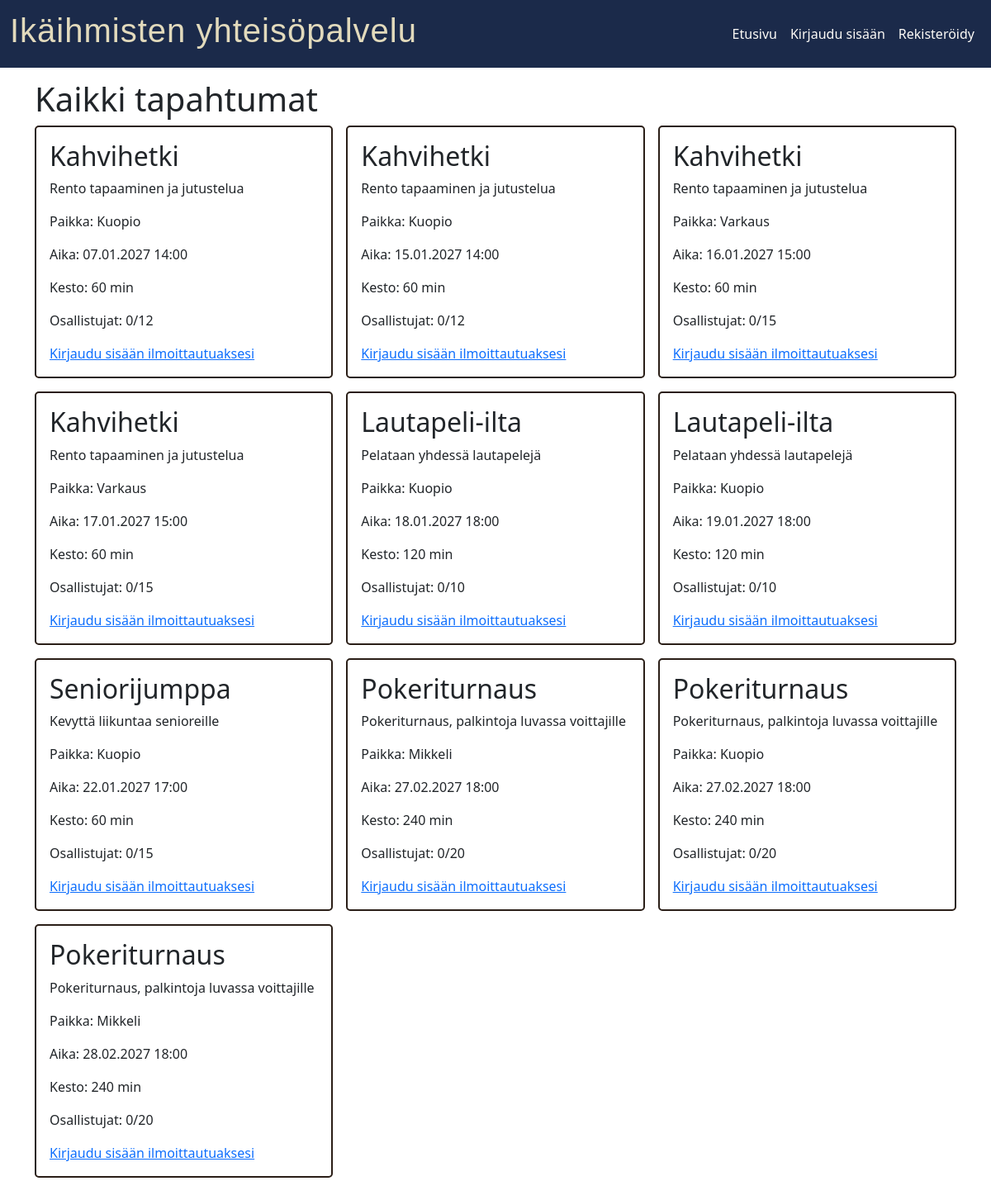
/events.php, run on an earlier commit of the app's database.
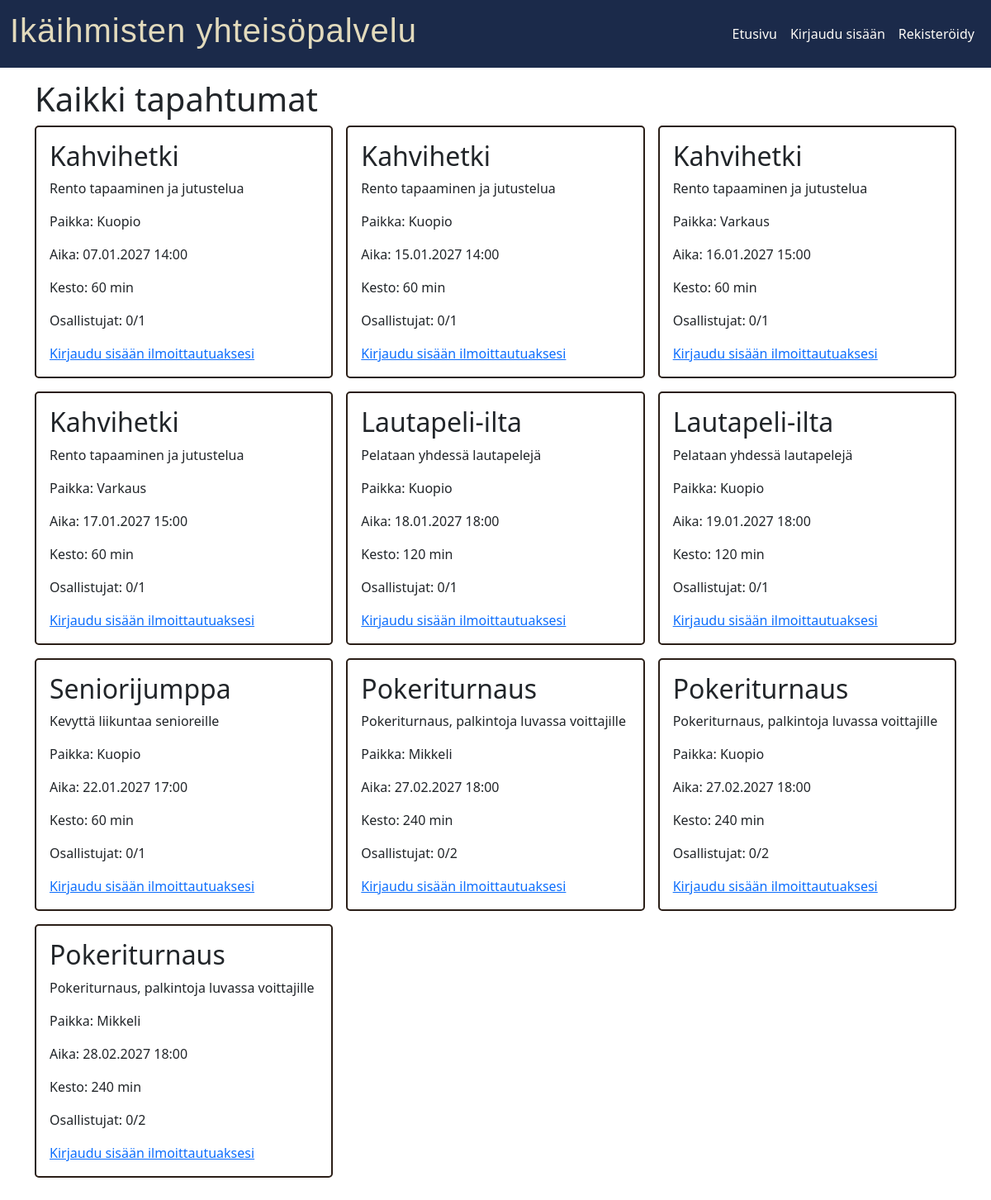
And on a later commit of the database.
### tables this page shows
CREATE TABLE `events` (
  `event_id` int NOT NULL,
  `title` varchar(100) NOT NULL,
  `description` text,
  `city` varchar(100) NOT NULL,
  `event_date` datetime NOT NULL,
  `duration_minutes` int NOT NULL,
  `max_participants` int NOT NULL
);

### src/events.php (the view, shortened to what this page needs)
<?php
$isLoggedIn = isset($_SESSION['user_id']);
$pdo = databaseConnection();
$currentUserId = $isLoggedIn ? (int) $_SESSION['user_id'] : 0;
$statement = $pdo->prepare(
    'SELECT e.event_id, e.title, e.description, e.city, e.event_date,
            e.duration_minutes, e.max_participants,
            COUNT(r.registration_id) AS participant_count,
            MAX(CASE WHEN r.user_id = :user_id THEN 1 ELSE 0 END) AS is_registered
    FROM events e
    LEFT JOIN registrations r ON r.event_id = e.event_id
    WHERE e.event_date >= NOW()
    GROUP BY e.event_id, e.title, e.description, e.city, e.event_date,
             e.duration_minutes, e.max_participants
    ORDER BY e.event_date ASC'
);
$statement->execute(['user_id' => $currentUserId]);
$events = $statement->fetchAll();
?>
<!DOCTYPE html>
<html lang="fi">
    <head>
        <link href="https://cdn.jsdelivr.net/npm/bootstrap@5.3.8/dist/css/bootstrap.min.css" rel="stylesheet">
        <link rel="stylesheet" href="css/styles.css">
    </head>
    <body>
        <nav class="navbar navbar-expand-lg fixed-top">
            <div class="container-fluid">
                <a class="navbar-brand">
                    <h1>Ikäihmisten yhteisöpalvelu</h1>
                </a>
                <div class="collapse navbar-collapse" id="collapsibleNavbar">
                    <ul class="navbar-nav ms-auto align-items-lg-center text-center">
                        <li class="nav-item"><a class="nav-link" href="index.php">Etusivu</a></li>
                        <?php if ($isLoggedIn): ?>
                            <li class="nav-item"><a class="nav-link" href="my_events.php">Omat tapahtumat</a></li>
                            <li class="nav-item">
                                <form action="logout.php" method="post">
                                    <button type="submit" class="nav-link border-0 bg-transparent">Kirjaudu ulos</button>
                                </form>
                            </li>
                        <?php else: ?>
                            <li class="nav-item"><a class="nav-link" href="login.php">Kirjaudu sisään</a></li>
                            <li class="nav-item"><a class="nav-link" href="register.php">Rekisteröidy</a></li>
                        <?php endif; ?>
                    </ul>
                </div>
            </div>
        </nav>
        <main class="container mt-5 py-5">
            <h1>Kaikki tapahtumat</h1>
            <?php if ($events === []): ?>
                <p>Tapahtumia ei löytynyt.</p>
            <?php else: ?>
                <div class="row g-3">
                    <?php foreach ($events as $event): ?>
                        <div class="col-12 col-md-6 col-lg-4">
                            <article class="card event-card p-3 h-100">
                                <h2>
                                    <?= htmlspecialchars($event['title'], ENT_QUOTES, 'UTF-8') ?>
                                </h2>
                                <p>
                                    <?= htmlspecialchars($event['description'] ?? '', ENT_QUOTES, 'UTF-8') ?>
                                </p>
                                <p>
                                    Paikka:
                                    <?= htmlspecialchars($event['city'], ENT_QUOTES, 'UTF-8') ?>
                                </p>
                                <p>
                                    Aika:
                                    <?= htmlspecialchars(
                                        (new DateTimeImmutable($event['event_date']))->format('d.m.Y H:i'),
                                        ENT_QUOTES,
                                        'UTF-8'
                                    ) ?>
                                </p>
                                <p>Kesto: <?= (int) $event['duration_minutes'] ?> min</p>
                                <p class="person-number">
                                    Osallistujat:
                                    <?= (int) $event['participant_count'] ?>/<?= (int) $event['max_participants'] ?>
                                </p>
                                <?php if (!$isLoggedIn): ?>
                                    <a href="login.php">Kirjaudu sisään ilmoittautuaksesi</a>
                                <?php elseif ((int) $event['participant_count'] >= (int) $event['max_participants']): ?>
                                    <button type="button" class="btn btn-secondary" disabled>
                                        Ilmoittautuminen täynnä
                                    </button>
                                <?php endif; ?>
                            </article>
                        </div>
                    <?php endforeach; ?>
                </div>
            <?php endif; ?>
        </main>
    </body>
</html>

### src/css/styles.css (style rules this page uses)
html { height: 100%; width: 100%; margin: 0; padding: 0; }
body { height: 100vh; width: 100vw; overflow-x: hidden; }
.navbar { background: #1b2a4a; }
.navbar-brand { color: #e2dabc; font-family: 'Lexend', sans-serif; letter-spacing: 1px; }
.navbar-nav .nav-link { color: #fdfbf7; transition: all 0.2s ease; }
.event-card { background: #ffffff; border: 2px solid #2a1e17; border-radius: 5px; }

What changed in the data, as far as the page shows it:
changed events (number 1 of 10 on the later page): max_participants "12" → "1"
changed events (number 2 of 10 on the later page): max_participants "12" → "1"
changed events (number 3 of 10 on the later page): max_participants "15" → "1"
changed events (number 4 of 10 on the later page): max_participants "15" → "1"
changed events (number 5 of 10 on the later page): max_participants "10" → "1"
changed events (number 6 of 10 on the later page): max_participants "10" → "1"
changed events "Seniorijumppa": max_participants "15" → "1"
changed events (number 8 of 10 on the later page): max_participants "20" → "2"
changed events (number 9 of 10 on the later page): max_participants "20" → "2"
changed events (number 10 of 10 on the later page): max_participants "20" → "2"
